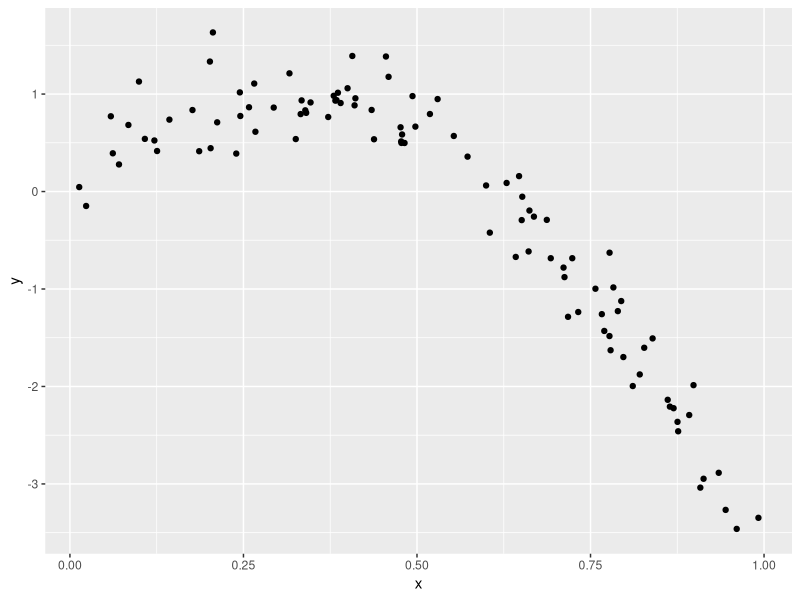
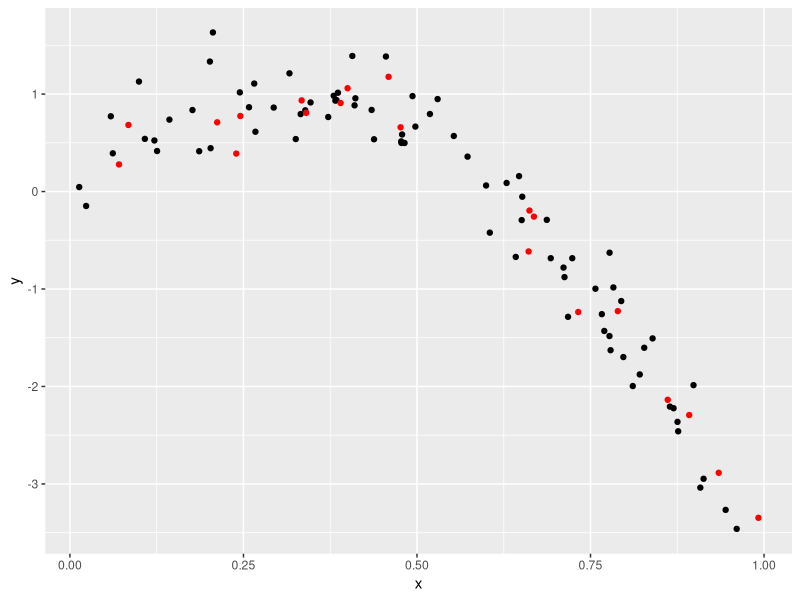
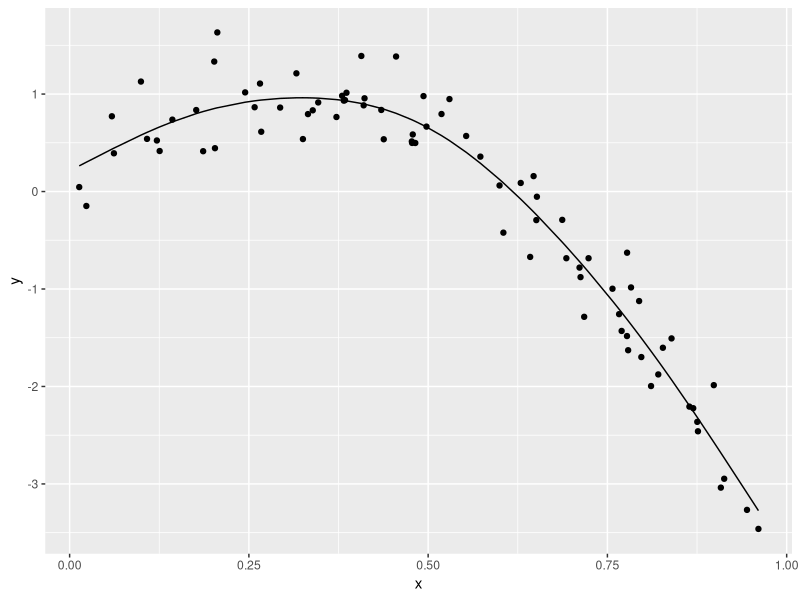
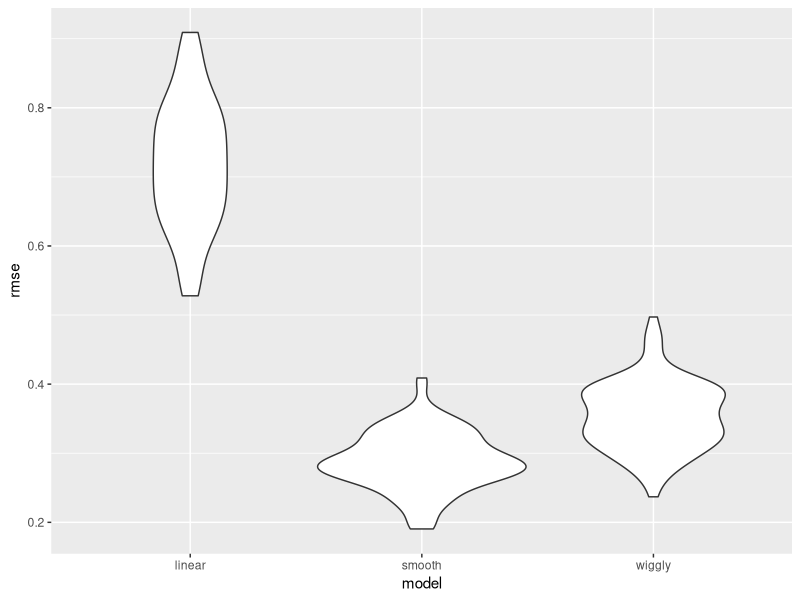

Write R code to recreate these figures, in order.
## ---- chunk 1
library(tidyverse)
library(modelr)
library(mgcv)
set.seed(1)
## ---- chunk 2
nonlin_df = 
  tibble(
    id = 1:100,
    x = runif(100, 0, 1),
    y = 1 - 10 * (x - .3) ^ 2 + rnorm(100, 0, .3)
  )

nonlin_df |> 
  ggplot(aes(x = x, y = y)) + 
  geom_point()
## ---- chunk 3
train_df = sample_n(nonlin_df, 80)
test_df = anti_join(nonlin_df, train_df, by = "id")

ggplot(train_df, aes(x = x, y = y)) + 
  geom_point() + 
  geom_point(data = test_df, color = "red")
## ---- chunk 4
linear_mod = lm(y ~ x, data = train_df)
smooth_mod = mgcv::gam(y ~ s(x), data = train_df)
wiggly_mod = mgcv::gam(y ~ s(x, k = 30), sp = 10e-6, data = train_df)
## ---- chunk 5
train_df |>
  modelr::add_predictions(smooth_mod) |>
  ggplot(aes(x = x, y = y)) + 
  geom_point() +
  geom_line(aes(y=pred))
## ---- chunk 6
rmse(linear_mod, train_df)
rmse(smooth_mod, train_df)
rmse(wiggly_mod, train_df)
## ---- chunk 7
rmse(linear_mod, test_df)
rmse(smooth_mod, test_df)
rmse(wiggly_mod, test_df)
## ---- chunk 8
cv_df = 
  crossv_mc(nonlin_df, 100) 
## ---- chunk 9
cv_df |> pull(train) |> nth(1) |> as_tibble()

cv_df |> pull(test) |> nth(1) |> as_tibble()

cv_df =
  cv_df |> 
  mutate(
    train = map(train, as_tibble),
    test = map(test, as_tibble))
## ---- chunk 10
lin_mod_function = function(df){
  lm(y~x,data=df)
}

cv_results = 
  cv_df |>
  mutate(
    linear_fit=map(train,\(df)lm(y~x,data =df)),
    smooth_fit= map(train, ~mgcv::gam(y ~ s(x), data = .x)),
    wiggly_fit  = map(train, ~gam(y ~ s(x, k = 30), sp = 10e-6, data = .x))
  ) |>
  mutate(
    rmse_linear = map2_dbl(linear_fit, test, \(mod,df)rmse(mod,df)),
    rmse_smooth = map2_dbl(smooth_fit, test, ~rmse(model = .x, data = .y)),
    rmse_wiggly = map2_dbl(wiggly_fit, test, ~rmse(model = .x, data = .y)))
## ---- chunk 11
cv_results |> 
  select(starts_with("rmse")) |> 
  pivot_longer(
    everything(),
    names_to = "model_type", 
    values_to = "rmse",
    names_prefix = "rmse_") |>
  mutate(model = fct_inorder(model_type)) |> 
  ggplot(aes(x = model, y = rmse)) + geom_violin()

